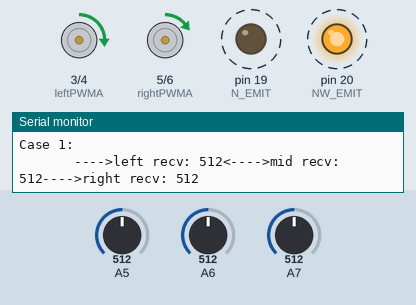
This sketch was run on a simulated Arduino Mega 2560, built with avr-gcc and run on an emulated ATmega2560. Parts: motor-driver pin pairs drawn as motors (green arrow = first pin HIGH = forward, orange = second pin HIGH = backward, longer = more drive), output pins drawn as LEDs (lit = HIGH), the last lines printed to the serial monitor. Dashed ring = blinking. Inputs (shaded band) come from the test bench; at power-on: A5 = 512, A6 = 512, A7 = 512.

Above: at 1.2 s.
1.3 s: A5 set to 740
At 1.53 s:
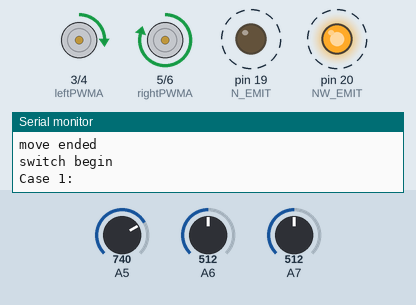
4.3 s: A5 set to 762
At 5.4 s:
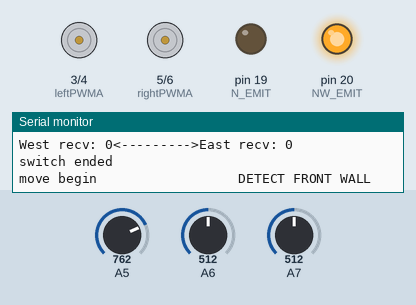
At 11.0 s:
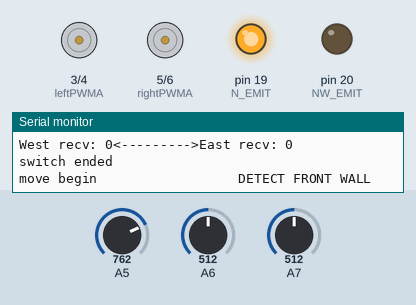
Timing chart, 0 to 12.1 s (numbered marks = the images above; inputs shaded):
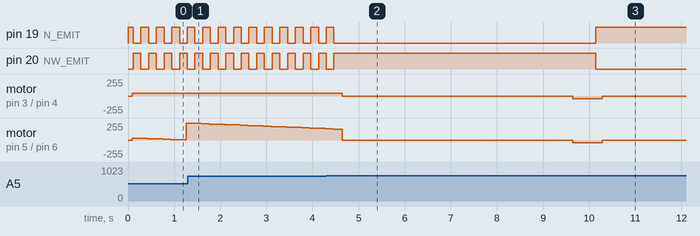

The sketch:

mouse.ino
```cpp
//test code for kit mouse
#include <avr/io.h>
#include <avr/interrupt.h>
//These are the assigned pins for the teensy 3.1
#define NW_EMIT 		      20
#define N_EMIT 	          	      19
#define NE_EMIT 		      20
#define NW_RECV 		      23
#define N_RECV 		              21
#define NE_RECV 		      22

//#define W_EMIT                19
//#define E_EMIT                19

//#define W_RECV  10
//#define E_RECV  11

//check if left is less than 125
//check if right is less than 100

//these values need to be calibrated
#define FRONT_WALL_DETECT     750
#define LEFT_WALL_STRGHT      600
#define RIGHT_WALL_STRGHT     550 //was 600

#define NW_SET              360
#define NE_SET              135
#define N_SET               285

#define DEBUG_PRINT     1

enum {
	IR_LEFT = 0,
        IR_RIGHT,
        IR_MID,
	NUM_IRLED
} number_of_IRled;

//led connected to pins 3 and 4
//const int Led1 = 20;   //this is for left and right leds
//const int Led2 = 21;	//this is for middle led
//Proportinoal control for mouse (l = left, r = right etc...)


//////////////////////////////////////////////////
/*		NEWLY ADDED CODE		*/
//////////////////////////////////////////////////

volatile unsigned long leftTick = 0;
volatile unsigned long rightTick = 0;

//velocity of each wheel in meters per millisecond
const double rightVelocity = 0;
const double leftVelocity = 0;

//current speed values
double currentrightSpeed = 0;
double currentleftSpeed = 0;

//derivative motor control variables
unsigned long prev_encRight = 0;
unsigned long prev_encLeft = 0;
unsigned long diff_encRight = 0;
unsigned long diff_encLeft = 0;
double velocity_encRight = 0;
double velocity_encLeft = 0;
double velocity_errorRight = 0;
double velocity_errorLeft = 0;
double set_velocity = 60;
double Kd_speed = .125;

int l_wheel_ticks = 102;
int r_wheel_ticks = 19;
int l_turn_ticks = 0;
int r_turn_ticks = 0;
////////////////////////////////////////////////// *****KProportional ONLY***********//////////////////////
//PWM values translated from velocity
double Kp_speed = .6;
int rightspeed = 40;
int leftspeed = 40;


const int RencoderA = 14;
const int LencoderA = 16;
const int rightPWMA = 5;
const int rightPWMB = 6;
const int leftPWMA = 3;
const int leftPWMB = 4;


void set_ticks(void){

 l_wheel_ticks = 102;
 r_wheel_ticks = 19;
 l_turn_ticks = leftTick + l_wheel_ticks;
 r_turn_ticks = rightTick + r_wheel_ticks;
 //right_turn();
}

void stopboth_motors(void) {
   analogWrite(leftPWMA,0);
   analogWrite(leftPWMB,0);
   analogWrite(rightPWMA,0);
   analogWrite(rightPWMB,0);
}
//may need to switch the left_speed and right_speed
void move_forward(unsigned char leftspeed, unsigned char rightspeed) {
        analogWrite(leftPWMA,leftspeed);
	analogWrite(leftPWMB,0);
	analogWrite(rightPWMA,rightspeed);
	analogWrite(rightPWMB,0);
	//digitalWrite(Led1,LOW);
	//digitalWrite(Led2,HIGH);
}
void move_backward(unsigned char leftspeed, unsigned char rightspeed){
        analogWrite(leftPWMA,0);
	analogWrite(leftPWMB,leftspeed);
	analogWrite(rightPWMA,0);
	analogWrite(rightPWMB,rightspeed);
	//digitalWrite(Led1,LOW);
	//digitalWrite(Led2,HIGH);
}
void turn_right(unsigned char leftspeed, unsigned char rightspeed) {
	analogWrite(leftPWMA,leftspeed);
	analogWrite(leftPWMB,0);
	analogWrite(rightPWMA,0);
	analogWrite(rightPWMB,rightspeed);
        //digitalWrite(Led1,HIGH);
	//digitalWrite(Led2,LOW);
}
void turn_left(unsigned char leftspeed, unsigned char rightspeed) {
	analogWrite(leftPWMA,0);
	analogWrite(leftPWMB,leftspeed);
	analogWrite(rightPWMA,rightspeed);
	analogWrite(rightPWMB,0);
        //digitalWrite(Led1,LOW);
	//digitalWrite(Led2,HIGH);
}
//////////////////////////////////////////////////
/*		END OF NEW CODE			*/
//////////////////////////////////////////////////

bool left_empty = false;
bool right_empty = false;

int no_l_wall = 0;
int no_r_wall = 0;


int kp_left = 0;
int ki_left = 0;
int kd_left = 0;
int error_left = 0;
int prev_err_left = 0;
int err_sum_left = 0;
int Output_left = 0;
int Offset_left = 100;

int kp_right = 0;
int ki_right = 0;
int kd_right = 0;
int error_right = 0;
int prev_err_right = 0;
int err_sum_right = 0;
int Output_right = 0;
int Offset_right = 100;

//int leftspeed = 40 *.9;//was 50
//int rightspeed = 37 *.9;//was 45

int l_error = 0;
int r_error = 0;
int m_error = 0;

/*
//motor driver logic pins
const int leftPWMA = 3;
const int leftPWMB = 4;
const int rightPWMA = 5;
const int rightPWMB = 6;
*/

//global variables
int ir_raw[3]={0, 0, 0}; //this initializes each arr elem to 0
int sides[2] = {0,0};
int led_state = 0;
int turn_flag = 0;
unsigned long timer = 0;

/*
psuedo code for speed control

unsigned long ENC = 0

unsigned long prev_ENC = 0

long dif_ENC = ENC - prev_ENC

speed_one = dif_ENC / 0.001

int set_val = 10

error_val = set_val - speed_one

speed_control = kp*error_val

*/

/*
void check_empty(){

	if(//sensor left is really low)
	{
		left_empty = true;
	}
	if(//sensor right is really low)
	{
		right_empty = true;
	}

}
*/

// Encoder functions
void rightENCODER(void){
  rightTick++;
}


void leftENCODER(void){
  leftTick++;
}

void resetValues(void){
  stopboth_motors();
  rightTick = 0;
  leftTick = 0;
  prev_encRight = 0;
  prev_encLeft = 0;
}


//RIGHT TURNING
void right_turn(void){
 stopboth_motors();
 //int left_turntick = leftTick;
 //int right_turntick = rightTick;

 //turn_right(rightSpeed, leftSpeed);
 set_ticks();
 while(leftTick < l_turn_ticks){

   //leftTick++;
   //rightTick++;
   if(leftTick > l_turn_ticks) {stopboth_motors();}
   Serial.print("\nleftTick is: ");
   Serial.print(leftTick);
   Serial.print("\nl_turn_ticks is: ");
   Serial.print(l_turn_ticks);
   Serial.print("\nrightTick is: ");
   Serial.print(rightTick);
   Serial.print("\nr_turn_Ticks is: ");
   Serial.print(r_turn_ticks);
  turn_right(rightspeed, leftspeed);
 }
 move_forward(0,0);
 delay(1000);

}

//LEFT TURNING
void left_turn(void){
 stopboth_motors();
 //int left_turntick = leftTick;
 //int right_turntick = rightTick;

 //turn_right(rightSpeed, leftSpeed);
 set_ticks();
 while(rightTick < r_turn_ticks){

   //leftTick++;
   //rightTick++;
   if(rightTick > r_turn_ticks) {stopboth_motors();}
   Serial.print("\nleftTick is: ");
   Serial.print(rightTick);
   Serial.print("\nl_turn_ticks is: ");
   Serial.print(r_turn_ticks);
   Serial.print("\nrightTick is: ");
   Serial.print(leftTick);
   Serial.print("\nr_turn_Ticks is: ");
   Serial.print(l_turn_ticks);
  turn_left(rightspeed, leftspeed);
 }
 move_forward(0,0);
 delay(1000);

}


void checkVelocity(void){

  diff_encRight = rightTick - prev_encRight;

  prev_encRight = rightTick;

  velocity_encRight = (diff_encRight/.001);

  velocity_errorRight = set_velocity - velocity_encRight;

  rightspeed = (Kd_speed*velocity_errorRight);

}

void switch_sensors() {
	switch(led_state) {
		case 0:
                        //ACTIONS
			ir_raw[0] = analogRead(NW_RECV);
			ir_raw[2] = analogRead(NE_RECV);

			digitalWrite(N_EMIT,HIGH);
			digitalWrite(NW_EMIT,LOW);
			digitalWrite(NE_EMIT,LOW);
                     //   digitalWrite(W_EMIT,HIGH);
                     //   digitalWrite(E_EMIT,HIGH);
			if (DEBUG_PRINT) {

				Serial.print("\nCase 0:  ");
				Serial.print("\n         ---->left recv: ");
                                Serial.print(ir_raw[0]);
                                Serial.print("<---->mid recv: ");
				Serial.print(ir_raw[1]);
                                Serial.print("---->right recv: ");
				Serial.print(ir_raw[2]);
                                Serial.print("\nWest recv: ");
                                Serial.print(sides[0]);
                                Serial.print("<--------->East recv: ");
                                Serial.print(sides[1]);
                                //delay(500);
			}
                        //TRANSIOTIONS
                        led_state = 1;
			break;
		case 1:
                        //ACTIONS
			ir_raw[1] = analogRead(N_RECV);
              //          sides[0] = analogRead(W_RECV);
              //          sides[1] = analogRead(E_RECV);
		        digitalWrite(N_EMIT,LOW);
			digitalWrite(NW_EMIT,HIGH);
			digitalWrite(NE_EMIT,HIGH);
                //        digitalWrite(W_EMIT, LOW);
                //        digitalWrite(E_EMIT,LOW);
			if (DEBUG_PRINT) {
				Serial.print("\nCase 1:  ");
                                Serial.print("\n       ---->left recv: ");
                                Serial.print(ir_raw[0]);
                                Serial.print("<---->mid recv: ");
				Serial.print(ir_raw[1]);
                                Serial.print("---->right recv: ");
				Serial.print(ir_raw[2]);
                                Serial.print("\nWest recv: ");
                                Serial.print(sides[0]);
                                Serial.print("<--------->East recv: ");
                                Serial.print(sides[1]);
                                //delay(500);
			}
                        //TRANSITIONS
                        led_state = 0;
			break;
		default: break;
	}
}


void move_robot() {

        error_left = ir_raw[0] - NW_SET;
        err_sum_left += error_left;
        kp_left = 2 * error_left;
        ki_left = 2 * err_sum_left;
        kd_left = 2 * (error_left - prev_err_left);

        Output_left = (kp_left + ki_left + kd_left)/3;

        error_right = ir_raw[2] - NE_SET;
        err_sum_right += error_right;
        kp_right = 2 * error_right;
        ki_right = 2 * err_sum_right;
        kd_right = 2 * (error_right - prev_err_right);

        Output_right = (kp_right + ki_right +kd_right)/3;
//////////////////////////////////////
        //l_error = 16;
        //r_error = 10;
//////////////////////////////////////
  	if(ir_raw[1] < FRONT_WALL_DETECT){
            //go forward if we dont have a wall in front
            move_forward(leftspeed, rightspeed);
            //proportional control
            if(error_left > 30){

              move_forward(leftspeed + Output_left, rightspeed);
            }
            //else if((ir_raw[0] + Offset - ir_raw[2]) < 0){

            if(error_right > 30){
            //else if(((ir_raw[0] + Offset - ir_raw[2]) < -20)){    //too close to right
              move_forward(leftspeed, rightspeed + Output_right);
            }

            else{

                  if (ir_raw[0] < no_l_wall && ir_raw[2] > no_r_wall ){
                    Serial.print("                  GOING LEFT");
                     //move forward x number of cells and
                     //call go left instead of this stuff
                     delay(150);
                     stopboth_motors();
                     delay(100);
                     move_forward(leftspeed, rightspeed);
                     delay(250);
                     //turn_left(leftspeed, rightspeed);
                     delay(400);
                     move_forward(leftspeed, rightspeed);
                     delay(350);
                  }
                  else if (ir_raw[0] > no_l_wall && ir_raw[2] < no_r_wall ){
                     Serial.print("                  GOING RIGHT");
                     //move forward x number of cells and
                     //call go right instead of this stuff
                     delay(150);
                     stopboth_motors();
                     delay(100);
                     move_forward(leftspeed, rightspeed);
                     delay(250);
                     turn_right(leftspeed, rightspeed);
                     delay(400);
                     move_forward(leftspeed, rightspeed);
                     delay(350);
                  }

            }

           prev_err_left = error_left;
           prev_err_right = error_right;
	}
        else if(ir_raw[1] >= FRONT_WALL_DETECT){
                    Serial.print("                  DETECT FRONT WALL");

                    //do two turn rights or call 180
                    stopboth_motors();
                    delay(5000);
                    move_backward(leftspeed, rightspeed);
                    delay(500);

	}
}
void setup() {
  Serial.begin(9600);

 //IR sensor emitter and receiver setup
  pinMode(NW_EMIT,OUTPUT);
  pinMode(NW_RECV,INPUT);

  pinMode(N_EMIT,OUTPUT);
  pinMode(N_RECV,INPUT);

  pinMode(NE_EMIT,OUTPUT);
  pinMode(NE_RECV,INPUT);

//IR digital write setup
  digitalWrite(NW_EMIT,HIGH);
  digitalWrite(N_EMIT,LOW);
  digitalWrite(NE_EMIT,HIGH);

//Encoder Setup
  pinMode(RencoderA,INPUT);
  pinMode(LencoderA,INPUT);
  attachInterrupt(14,rightENCODER,RISING);
  attachInterrupt(16,leftENCODER,RISING);
  stopboth_motors();
}

void loop() {
	timer = micros();
	Serial.print("\nswitch begin");
        //delay(500);
	switch_sensors();
	//delay(500);
        Serial.print("\nswitch ended");

	Serial.print("\nmove begin");
        //delay(500);
	move_robot();
	//delay(500);
        Serial.print("\nmove ended");
	while((micros()-timer)<1000) {delayMicroseconds(250);}	//was i microsecond
}
```

Measured:
- the behaviour switches between 749 and 750 on A5 (found by bisection; images 1 and 2)
- after the input at 4.3 s, motor on pin 3 (leftPWMA) / pin 4 (leftPWMB): forward 40/255 → stopped after 0.34 s, → backward 40/255 5.0 s later, → stopped 0.64 s later
